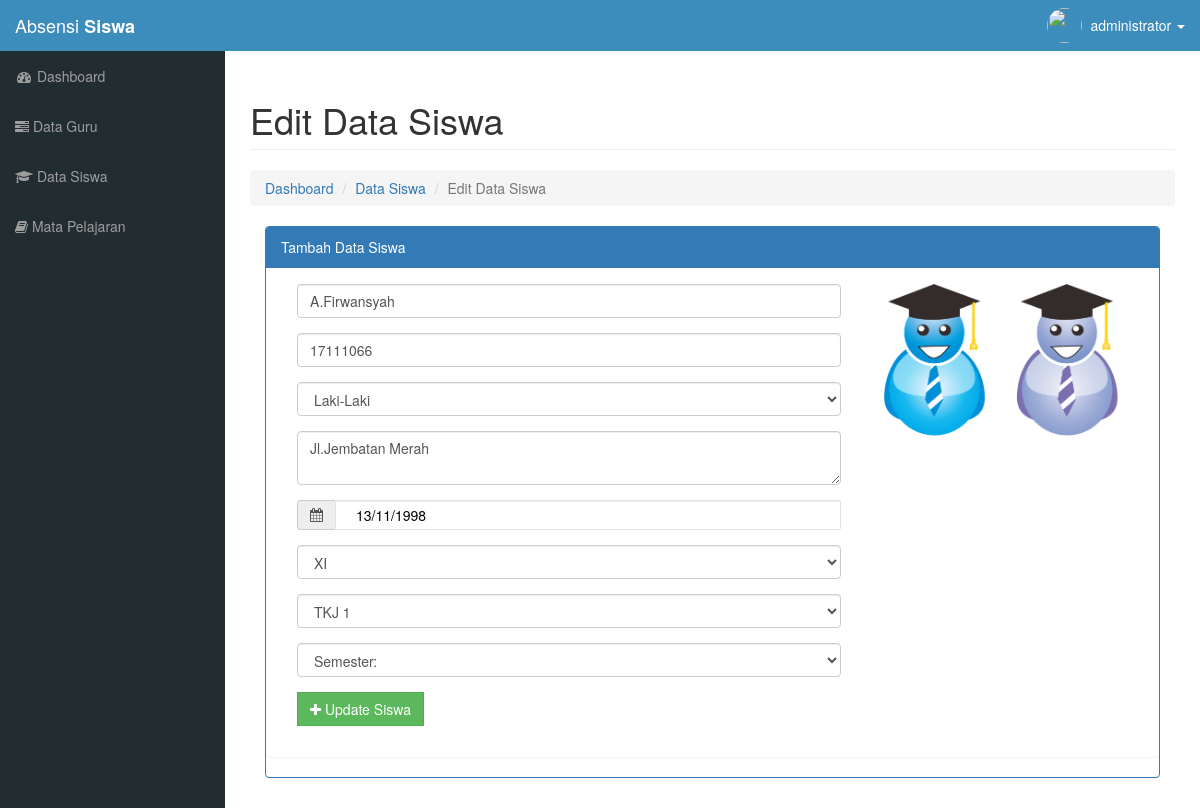
/admin/edit_siswa.php?id=1 (signed in), run on the app's committed database.
### tables this page shows
CREATE TABLE `siswa` (
  `id_siswa` int(11) NOT NULL,
  `nis` int(20) NOT NULL,
  `nama` varchar(40) NOT NULL,
  `jenis_kelamin` varchar(20) NOT NULL,
  `alamat` varchar(50) NOT NULL,
  `tanggal_lahir` varchar(30) NOT NULL,
  `kelas` varchar(10) NOT NULL,
  `jurusan` varchar(30) NOT NULL,
  `semester` varchar(50) NOT NULL
);

### functions/Library.php (called while the page is built, shortened)
<?php
  class Library{
    public function __construct(){
      $this->db = new PDO('mysql:host=localhost;dbname=absensiSiswa;','root','root');
    }
    public function edit_siswa($id_siswa){
      $sql    = "SELECT * FROM siswa WHERE id_siswa = '$id_siswa'";
      $query  = $this->db->query($sql);
      return $query;
    }
}
 ?>

### admin/edit_siswa.php (the view, shortened to what this page needs)
<?php
require_once "../template/header.php";
if(isset($_GET['id'])){
  $siswa = $objectSiswa->edit_siswa($_GET['id']);
  $row = $siswa->fetch(PDO::FETCH_OBJ);
}
?>
<div class="row">
    <div class="col-lg-12">
        <h1 class="page-header">Edit Data Siswa</h1>
        <ol class="breadcrumb">
            <li><a href="index.php">Dashboard</a></li>
            <li><a href="tampil_kelas.php">Data Siswa</a></li>
            <li class="active">Edit Data Siswa</a></li>
        </ol>
    </div>
</div>
<div class="container-fluid">
  <div class="row">
    <div class="col-md-12">
      <div class="panel panel-primary">
        <div class="panel-heading">Tambah Data Siswa</div>
        <div class="panel panel-body">
          <div class="col-md-8">
            <form class="form" action="" method="post">
              <div class="form-group">
                <input type="text" name="nama" class="form-control" placeholder="Nama Lengkap" value="<?php echo $row->nama ?>">
              </div>
              <div class="form-group">
                <input type="text" name="nis" class="form-control" placeholder="No Induk Siswa" value="<?php echo $row->nis ?>">
              </div>
              <div class="form-group">
                <select class="form-control" name="jenis_kelamin">
                  <option value="<?php echo $row->jenis_kelamin ?>" selected><?php echo $row->jenis_kelamin ?></option>
                </select>
              </div>
              <div class="form-group">
                <textarea name="alamat" class="form-control" placeholder="Alamat Lengkap"><?php echo $row->alamat ?></textarea>
              </div>
              <div class="form-group tanggal-lahir">
                <div class="input-group">
                 <div class="input-group-addon">
                  <i class="fa fa-calendar"></i>
                 </div>
                 <input type="text" name="date" class="form-control" id="date" placeholder="Tanggal Lahir / MM/DD/YYYY" value="<?php echo $row->tanggal_lahir ?>">
                </div>
              </div>
              <div class="form-group">
                <select class="form-control" name="kelas">
                  <option value="<?php echo $row->kelas ?>" selected><?php echo $row->kelas ?></option>
                </select>
              </div>
              <div class="form-group">
                <select class="form-control" name="jurusan">
                  <option value="<?php echo $row->jurusan ?>" selected><?php echo $row->jurusan ?></option>
                </select>
              </div>
              <div class="form-group">
                <select class="form-control" name="semester">
                  <option>Semester:</option>
                </select>
              </div>
              <div class="form-group">
                <button type="submit" class="btn btn-success buton-presensi" name="update"><span class="fa fa-plus"></span> Update Siswa</button>
              </div>
            </form>
          </div>
          <div class="col-md-4">
            <div class="icon-siswa text-center">
              <img src="../assets/img/siswa.png" alt="siswa" style="width:250px;">
            </div>
          </div>
        </div>
      </div>
    </div>
  </div>
</div>
<?php require_once "../template/footer.php"; ?>

### assets/css/sb-admin.css (style rules this page uses)
body { margin-top: 100px; background-color: #222; }
@media (min-width:768px) { body { margin-top: 50px; } }

### assets/css/main.css (style rules this page uses)
.tanggal-lahir { margin-top: 15px; }
.buton-presensi { border-radius: 0px; }
#date { color: #000; text-indent: 8px; border: 1px solid #dee4ed; background-color: #fff; border-radius: 2px; height: 30px; }

### data on the page
siswa: nama "A.Firwansyah", nis "17111066", jenis_kelamin "Laki-Laki", alamat "Jl.Jembatan Merah", date "13/11/1998", kelas "XI", jurusan "TKJ 1"

### other printed values
$nama[0] "administrator"
